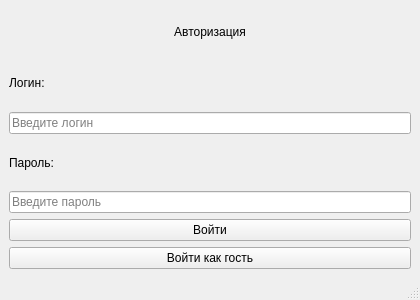
<?xml version="1.0" encoding="UTF-8"?>
<ui version="4.0">
 <class>LoginWindow</class>
 <widget class="QMainWindow" name="LoginWindow">
  <property name="geometry"><rect><x>0</x><y>0</y><width>420</width><height>300</height></rect></property>
  <property name="minimumSize"><size><width>420</width><height>300</height></size></property>
  <property name="maximumSize"><size><width>420</width><height>300</height></size></property>
  <property name="windowTitle"><string>Авторизация</string></property>
  <widget class="QWidget" name="centralwidget">
   <layout class="QVBoxLayout" name="verticalLayout">
    <item><widget class="QLabel" name="label_title"><property name="text"><string>Авторизация</string></property><property name="alignment"><set>Qt::AlignmentFlag::AlignCenter</set></property></widget></item>
    <item><widget class="QLabel" name="label_login"><property name="text"><string>Логин:</string></property></widget></item>
    <item><widget class="QLineEdit" name="lineEdit_2"><property name="placeholderText"><string>Введите логин</string></property></widget></item>
    <item><widget class="QLabel" name="label_password"><property name="text"><string>Пароль:</string></property></widget></item>
    <item><widget class="QLineEdit" name="lineEdit"><property name="placeholderText"><string>Введите пароль</string></property></widget></item>
    <item><widget class="QPushButton" name="pushButton"><property name="text"><string>Войти</string></property></widget></item>
    <item><widget class="QPushButton" name="pushButton_2"><property name="text"><string>Войти как гость</string></property></widget></item>
   </layout>
  </widget>
  <widget class="QMenuBar" name="menubar"/>
  <widget class="QStatusBar" name="statusbar"/>
 </widget>
 <resources/>
 <connections/>
</ui>
